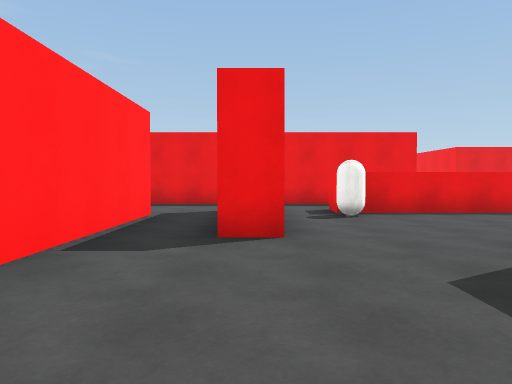
View 1 (above)

12 first-person views from a walk through a Unity game level. The camera is 1.3 m above the floor, tilts 2° down and sees 70° across. The floor is counted in squares, 2 m on a side. Each view is taken from the middle of a square. On the plan, view 1 faces up. The plan holds only what a view shows up to about 11 squares ahead; the rest is blank. The player character is not drawn. Surface patterns are stand-ins for the level's own textures.

View 2
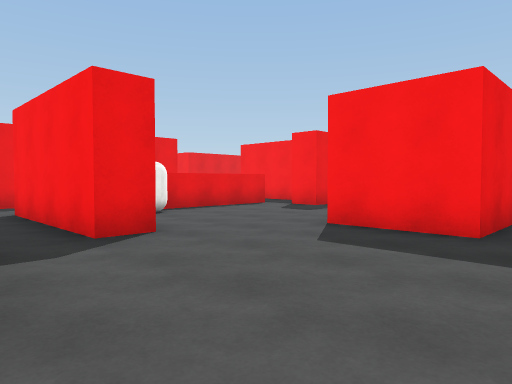

View 3
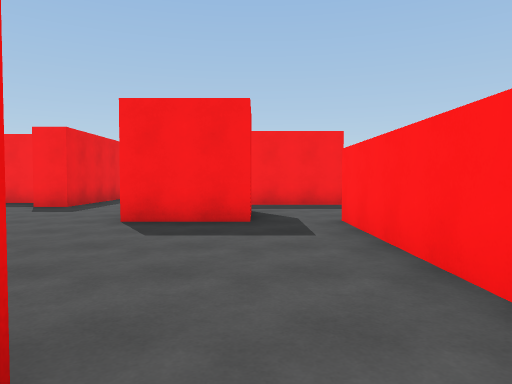

View 4
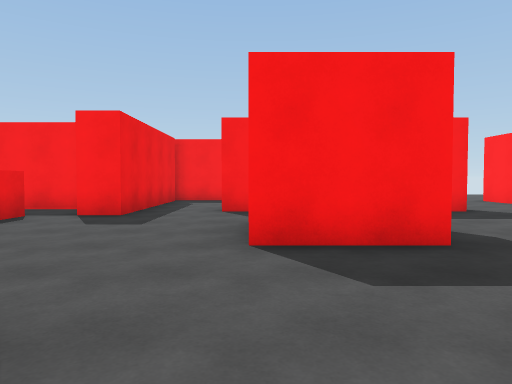

View 5
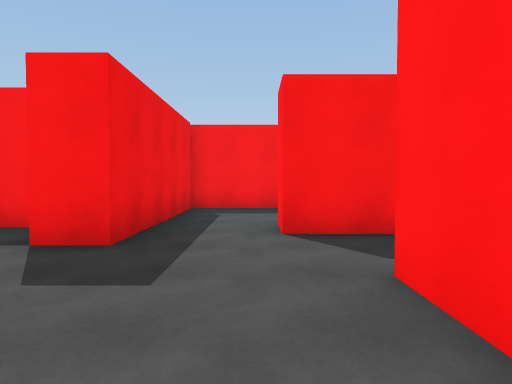

View 6
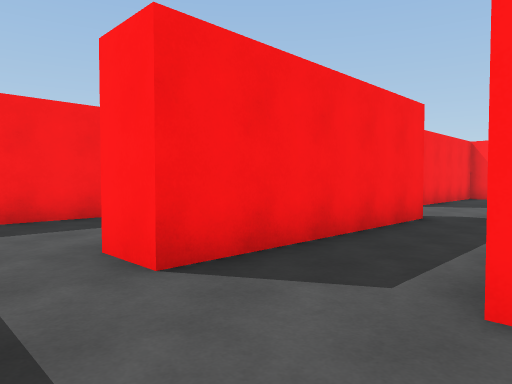

View 7
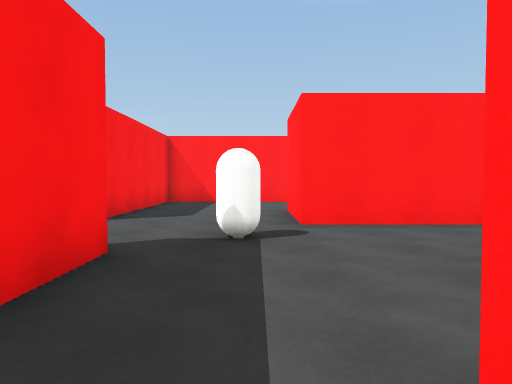

View 8
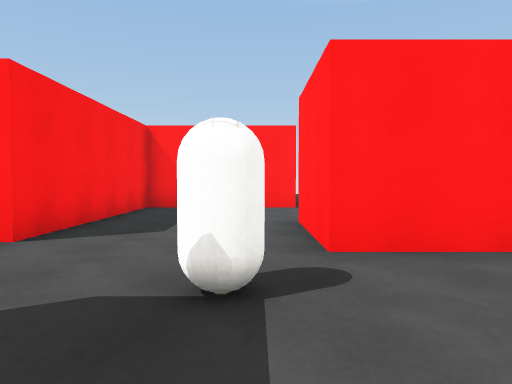

View 9
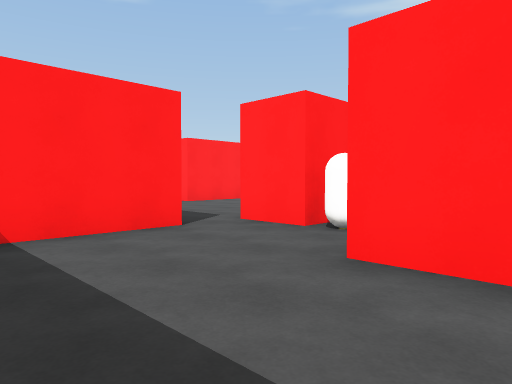

View 10
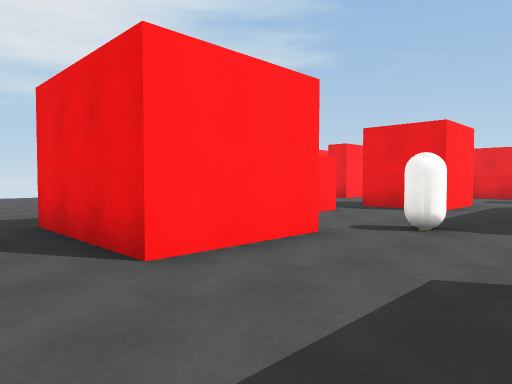

View 11
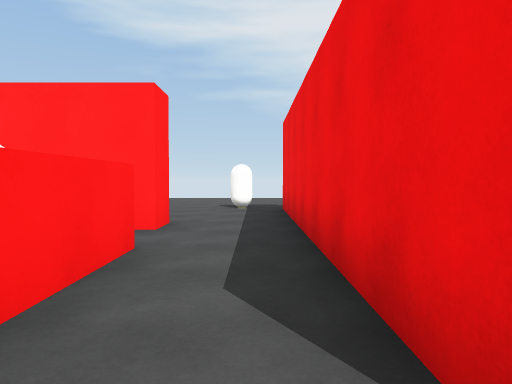

View 12
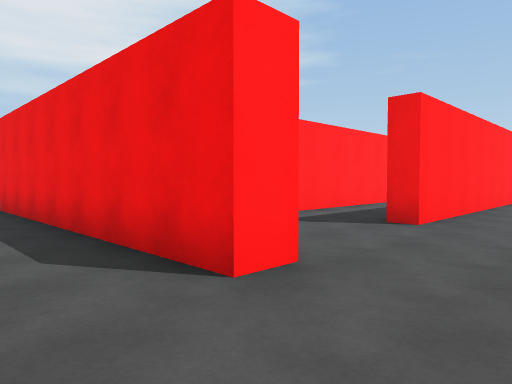

### Floor plan
Points are (right, up) in squares from view 1. A wall is a line through its corners. A room is listed if a view was taken in it or the views show most of it. See-through windows are left out.
Room 1 (views 1, 4, 5, 6)
walls: (3.2, 3.1) (4.3, 3.1); (0.4, 4.1) (-0.4, 4.1); (2.6, 1.1) (2.6, 3.1); (-1.9, 4.5) (-1.9, 2.8); (6.3, 3.7) (7.2, 3.7); (5.5, 7.1) (2.4, 7.1); (-1.1, -0.4) (2.7, -0.4); (7.6, 5.4) (5.6, 5.4) (5.6, 6.2)
ways out: opening at (-1.5, 0.5) to room 2; opening at (-1, 5.5) to room 2; opening at (2, 0) to room 3; opening at (5.5, 4) to room 3; opening at (1.5, 7) to room 5; opening at (7, 4.5)
objects: capsule (2, 7)
Room 2 (views 2, 3)
walls: (1.6, -3.2) (2.6, -3.2); (2.6, -5.6) (1.4, -5.6); (-0.4, 4.1) (-0.4, 7.9) (0.4, 7.9); (-1.9, 6.8) (-1.9, 4.5); (0.6, 9.6) (-3.1, 9.6)
ways out: opening at (-1.5, 0.5) to room 1; opening at (-1, 5.5) to room 1; opening at (2, -6) to room 3; opening at (2, -2.5) to room 3; opening at (0, 8.5) to room 5
objects: capsule (-3, 9)
Room 3 (views 7, 8, 9, 10)
walls: (6.3, -1.2) (6.3, 3.7); (2.6, -3.2) (4.3, -3.2) (4.3, -5.6) (2.6, -5.6); (2.7, -0.4) (2.7, -1); (2.9, -7.4) (2.9, -8.5); (4, -8.4) (7.5, -8.4) (7.5, -3.8) (8.5, -3.8); (4.3, 3.1) (4.3, 1.1) (2.6, 1.1)
ways out: opening at (2, 0) to room 1; opening at (5.5, 4) to room 1; opening at (2, -6) to room 2; opening at (2, -2.5) to room 2; opening at (7.5, -2.5)
objects: capsule (3, -7); capsule (5, -2)
Room 4 (views 11, 12)
walls: (4, 19.5) (4, 13.3) (3.4, 13.3); (1.3, 18) (1.3, 13.9); (4.3, 10.4) (4.3, 9.6); (6.9, 6.9) (6.9, 8.5)
ways out: opening at (3.5, 8.5) to room 5
Room 5 (no view inside)
walls: (2.5, 7.9) (3.5, 7.9); (4.3, 9.6) (0.6, 9.6)
ways out: opening at (1.5, 7) to room 1; opening at (0, 8.5) to room 2; opening at (3.5, 8.5) to room 4

Positions as (right, up) in squares from view 1, and headings:
1: (0, 0), facing up
2: (-2, 0), facing up-right
3: (-3, 1), facing right
4: (-1, 3), facing right
5: (2, 4), facing right
6: (4, 5), facing down-right
7: (5, 2), facing down
8: (5, 0), facing down
9: (7, -4), facing down-left
10: (7, -7), facing up-left
11: (5, 9), facing left
12: (6, 8), facing up-left
